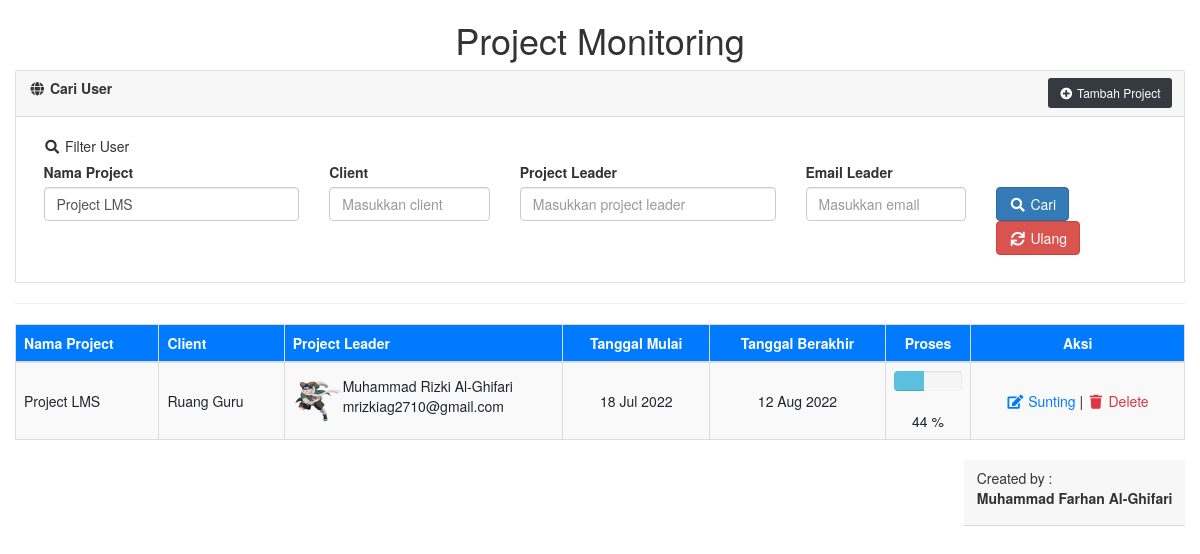
The app's page /project.php?project_name=Project LMS with its own data.
### tables this page shows
CREATE TABLE `project` (
  `id` int(11) NOT NULL,
  `project_name` varchar(64) NOT NULL,
  `client` varchar(64) NOT NULL,
  `project_leader` varchar(64) NOT NULL,
  `email` varchar(64) NOT NULL,
  `foto` varchar(255) DEFAULT NULL,
  `start_date` date NOT NULL,
  `end_date` date NOT NULL,
  `progress` int(11) NOT NULL
);

### include/Database.php (called while the page is built, shortened)
<?php
class Database{
    protected $pdo;
    public function __construct(\PDO $pdo)
    {
        $this->pdo = $pdo;
        $this->pdo->setAttribute(\PDO::ATTR_ERRMODE, \PDO::ERRMODE_EXCEPTION);
    }
    public function getAllRecords($tableName, $fields='*', $cond='', $orderBy='', $limit='')
    {
        $stmt = $this->pdo->prepare("SELECT $fields FROM $tableName WHERE 1 ".$cond." ".$orderBy." ".$limit);
        $stmt->execute();
        $rows = $stmt->fetchAll(PDO::FETCH_ASSOC);
        return $rows;
    }
}
?>

### config.php (called while the page is built, shortened)
<?php
include_once('include/Database.php');
$dsn	= 	"mysql:dbname=".SS_DB_NAME.";host=".SS_DB_HOST."";
$pdo	=	"";
try {
	$pdo = new PDO($dsn, SS_DB_USER, SS_DB_PASSWORD);
}catch (PDOException $e) {
	echo "Koneksi ke database gagal, pesan error  : " . $e->getMessage();
}
$db 	=	new Database($pdo);
?>

### project.php (the view, shortened to what this page needs)
<?php include_once('config.php');?>
<!doctype html>
<html lang="en-US" xmlns:fb="https://www.facebook.com/2008/fbml" xmlns:addthis="https://www.addthis.com/help/api-spec"
	prefix="og: http://ogp.me/ns#" class="no-js">
<head>
	<link rel="stylesheet" href="https://code.jquery.com/ui/1.12.0/themes/smoothness/jquery-ui.css" type="text/css">
	<link rel="stylesheet" href="https://stackpath.bootstrapcdn.com/bootstrap/4.2.1/css/bootstrap.min.css"
>
	<link rel="stylesheet" href="https://maxcdn.bootstrapcdn.com/bootstrap/3.4.1/css/bootstrap.min.css">
	<link rel="stylesheet" href="https://use.fontawesome.com/releases/v5.6.3/css/all.css"
>
</head>
<body>
	<?php
	$condition	=	'';
	if(isset($_REQUEST['project_name']) and $_REQUEST['project_name']!=""){
		$condition	.=	' AND project_name LIKE "%'.$_REQUEST['project_name'].'%" ';
	}
	$userData	=	$db->getAllRecords('project','*',$condition,'ORDER BY id ASC');
	?>
	<div class="container-fluid">
		<h1 style="text-align:center ;">Project Monitoring</h1>
		<div class="card">
			<div class="card-header"><i class="fa fa-fw fa-globe"></i> <strong>Cari User</strong> <a
					href="tambah-project.php" class="float-right btn btn-dark btn-sm"><i
						class="fa fa-fw fa-plus-circle"></i>
					Tambah Project</a></div>
			<div class="card-body">
				<div class="col-sm-12">
					<h5 class="card-title"><i class="fa fa-fw fa-search"></i> Filter User</h5>
					<form method="get">
						<div class="row">
							<div class="col-sm-3">
								<div class="form-group">
									<label>Nama Project</label>
									<input type="text" name="project_name" id="project_name" class="form-control"
										value="<?php echo isset($_REQUEST['project_name'])?$_REQUEST['project_name']:''?>"
										placeholder="Masukkan nama project">
								</div>
							</div>
							<div class="col-sm-2">
								<div class="form-group">
									<label>Client</label>
									<input type="text" name="client" id="client" class="form-control"
										value="<?php echo isset($_REQUEST['client'])?$_REQUEST['client']:''?>"
										placeholder="Masukkan client">
								</div>
							</div>
							<div class="col-sm-3">
								<div class="form-group">
									<label>Project Leader</label>
									<input type="tel" name="project_leader" id="project_leader" class="form-control"
										value="<?php echo isset($_REQUEST['project_leader'])?$_REQUEST['project_leader']:''?>"
										placeholder="Masukkan project leader">
								</div>
							</div>
							<div class="col-sm-2">
								<div class="form-group">
									<label>Email Leader</label>
									<input type="email" name="email" id="email" class="form-control"
										value="<?php echo isset($_REQUEST['email'])?$_REQUEST['email']:''?>"
										placeholder="Masukkan email">
								</div>
							</div>
							<div class="col-sm-2">
								<div class="form-group">
									<label>&nbsp;</label>
									<div>
										<button type="submit" name="submit" value="search" id="submit"
											class="btn btn-primary"><i class="fa fa-fw fa-search"></i> Cari</button>
										<a href="<?php echo $_SERVER['PHP_SELF'];?>" class="btn btn-danger"><i
												class="fa fa-fw fa-sync"></i> Ulang</a>
									</div>
								</div>
							</div>
						</div>
				</div>
			</div>
		</div>
		<hr>
		<div>
			<table class="table table-striped table-bordered">
				<thead>
					<tr class="bg-primary text-white">
						<th>Nama Project</th>
						<th>Client</th>
						<th>Project Leader</th>
						<th class="text-center">Tanggal Mulai</th>
						<th class="text-center">Tanggal Berakhir</th>
						<th class="text-center">Proses</th>
						<th class="text-center">Aksi</th>
					</tr>
				</thead>
				<tbody>
					<?php
					if(count($userData)>0){
						foreach($userData as $val){
					?>
					<tr>
						<td class="text-left align-middle"><?php echo $val['project_name'];?></td>
						<td class="text-left align-middle"><?php echo $val['client'];?></td>
						<td class="text-left align-middle">
							<div class="row">
								<img class="ml-4 mr-4 align-middle" width="50" height="50"
									src="foto_leader/<?php echo $val['foto'];?>" alt="">
								<div class="row"><?php echo $val['project_leader'];?><br><?php echo $val['email'];?>
								</div>
							</div>
						</td>
						<td class="text-center align-middle" align="center">
							<?php echo date('d M Y',strtotime($val['start_date']));?></td>
						<td class="text-center align-middle" align="center">
							<?php echo date('d M Y',strtotime($val['end_date']));?></td>
						<td class="text-center align-middle">
							<div class="progress">
								<?php
								$classProgress = 'danger';
								if($val['progress'] > 0 && $val['progress'] <=30){
									$classProgress = 'danger';
								} elseif ($val['progress'] > 30 && $val['progress'] <=50){
									$classProgress = 'info';
								} elseif ($val['progress'] >= 70){
									$classProgress = 'success';
								}
								?>
								<div class="progress-bar progress-bar-<?php echo $classProgress?>" role="progressbar"
									aria-valuenow="<?php echo $val['progress'];?>" aria-valuemin="0" aria-valuemax="100"
									style="width:<?php echo $val['progress'];?>%">
								</div>
							</div>
							<div>
								<?php echo $val['progress'];?> %
							</div>
						</td>
						<td class="text-center align-middle" align="center">
							<a href="ubah-project.php?editId=<?php echo $val['id'];?>" class="text-primary"><i
									class="fa fa-fw fa-edit"></i> Sunting</a> |
							<a href="hapus.php?delId=<?php echo $val['id'];?>" class="text-danger"
								onClick="return confirm('Anda yakin ingin menghapus project ini?');"><i
									class="fa fa-fw fa-trash"></i> Delete</a>
						</td>
					</tr>
					<?php
						}
					}else{
					?>
					<tr>
						<td colspan="6" align="center">Data tidak ada!</td>
					</tr>
					<?php } ?>
				</tbody>
			</table>
		</div>
		<div class="card-header float-right">
			Created by : <br><strong>Muhammad Farhan Al-Ghifari</strong></p>
		</div>
</body>
</html>

### records on screen
project: project_name "Project LMS", client "Ruang Guru", foto (picture), project_leader "Muhammad Rizki Al-Ghifari", email "mrizkiag2710@gmail.com", start_date "18 Jul 2022", end_date "12 Aug 2022", progress "44"
